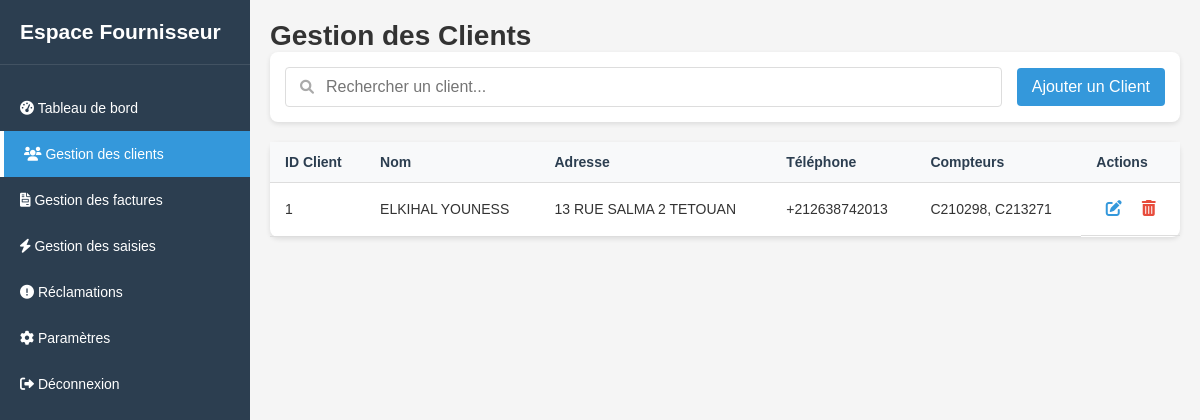
/ihm/admin/clients.php (signed in), run on the app's committed database.
### tables this page shows
CREATE TABLE `clients` (
  `client_id` int NOT NULL AUTO_INCREMENT,
  `user_id` int DEFAULT NULL,
  `full_name` varchar(255) NOT NULL,
  `address` text NOT NULL,
  `phone` varchar(20) DEFAULT NULL,
  `created_at` datetime DEFAULT CURRENT_TIMESTAMP,
  PRIMARY KEY (`client_id`),
  UNIQUE KEY `user_id` (`user_id`),
  CONSTRAINT `clients_ibfk_1` FOREIGN KEY (`user_id`) REFERENCES `users` (`user_id`)
);

### DB/connexion.php (called while the page is built)
<?php
class Database {
    private static $instance = null;
    private $pdo;
    private function __construct() {
        $host = '127.0.0.1';
        $dbName = 'gestion_factures';
        $user = 'root';
        $password = '';
        $dsn = "mysql:host={$host};dbname={$dbName};charset=utf8mb4";
        try {
            $this->pdo = new PDO($dsn, $user, $password, [
                PDO::ATTR_ERRMODE => PDO::ERRMODE_EXCEPTION,
                PDO::ATTR_DEFAULT_FETCH_MODE => PDO::FETCH_ASSOC
            ]);
        } catch (PDOException $e) {
            die("Erreur de connexion à la base de données : " . $e->getMessage());
        }
    }
    public static function getInstance(): Database {
        if (self::$instance === null) {
            self::$instance = new Database();
        }
        return self::$instance;
    }
    public function getConnection(): PDO {
        return $this->pdo;
    }
}

### DB/ClientDAO.php (called while the page is built, shortened)
<?php
require_once 'connexion.php';
class ClientDAO
{
    private $db;
    public function __construct()
    {
        $this->db = Database::getInstance()->getConnection();
    }
    public function getAllClients()
    {
        $stmt = $this->db->prepare("SELECT * FROM clients");
        $stmt->execute();
        return $stmt->fetchAll(PDO::FETCH_ASSOC);
    }
}

### DB/compteurDAO.php (called while the page is built, shortened)
<?php
require_once 'connexion.php';
require_once __DIR__ . '/../models/compteur.php';
class CompteurDAO {
    private $db;
    public function __construct() {
        $this->db = Database::getInstance()->getConnection();
    }
    public function getCompteursByClientId($client_id) {
        $stmt = $this->db->prepare("SELECT * FROM compteurs WHERE client_id = :client_id");
        $stmt->execute(['client_id' => $client_id]);
        $rows = $stmt->fetchAll();
        $compteurs = [];
        foreach ($rows as $row) {
            $compteurs[] = new Compteur($row['compteur_id'], $row['client_id'], $row['numero_serie']);
        }
        return $compteurs;
    }
}

### models/compteur.php (called while the page is built, shortened)
<?php
class Compteur {
    private $numero_serie;
    public function __construct($compteur_id, $client_id, $numero_serie) {
        $this->numero_serie = $numero_serie;
    }
    public function getNumeroSerie() {
        return $this->numero_serie;
    }
}

### ihm/admin/clients.php (the view, shortened to what this page needs)
<?php
require_once '../../DB/ClientDAO.php';
require_once '../../DB/compteurDAO.php';
$clientDAO = new ClientDAO();
$compteurDAO = new CompteurDAO();
$clients = $clientDAO->getAllClients() ?? [];
?>
<!DOCTYPE html>
<html lang="fr">
<head>
    <link rel="stylesheet" href="../../assets/css/main.css">
    <link rel="stylesheet" href="https://cdnjs.cloudflare.com/ajax/libs/font-awesome/6.0.0-beta3/css/all.min.css">
</head>
<body>
    <div class="app-container">
        <div class="sidebar">
            <div class="sidebar-header">
                <h2>Espace Fournisseur</h2>
            </div>
            <div class="sidebar-menu">
                <a href="dashboard.php">
                    <i class="fas fa-tachometer-alt"></i> Tableau de bord
                </a>
                <a href="clients.php" class="active">
                    <i class="fas fa-users"></i> Gestion des clients
                </a>
                <a href="factures.php">
                    <i class="fas fa-file-invoice"></i> Gestion des factures
                </a>
                <a href="consumption.php">
                    <i class="fas fa-bolt"></i> Gestion des saisies
                </a>
                <a href="claims-frs.php">
                    <i class="fas fa-exclamation-circle"></i> Réclamations
                </a>
                <a href="settings.php">
                    <i class="fas fa-cog"></i> Paramètres
                </a>
                <a href="../deconnexion.php" class="logout">
                    <i class="fas fa-sign-out-alt"></i> Déconnexion
                </a>
            </div>
        </div>
        <div class="main-content">
            <h1>Gestion des Clients</h1>
            <div class="filters">
                <div class="search-container">
                    <i class="fas fa-search"></i>
                    <input type="text" placeholder="Rechercher un client..." id="search-client">
                </div>
                <button class="btn btn-primary" data-modal="addClientModal">Ajouter un Client</button>
            </div>
            <table class="client-table">
                <thead>
                    <tr>
                        <th>ID Client</th>
                        <th>Nom</th>
                        <th>Adresse</th>
                        <th>Téléphone</th>
                        <th>Compteurs</th>
                        <th>Actions</th>
                    </tr>
                </thead>
                <tbody>
                                        <?php foreach ($clients as $client):
                        $compteurs = $compteurDAO->getCompteursByClientId($client['client_id']);
                        $numeroSeries = array_map(function ($compteur) {
                            return htmlspecialchars($compteur->getNumeroSerie());
                        }, $compteurs);
                        $compteurDisplay = !empty($numeroSeries) ? implode(', ', $numeroSeries) : 'Aucun';
                    ?>
                        <tr>
                            <td><?= htmlspecialchars($client['client_id']) ?></td>
                            <td><?= htmlspecialchars($client['full_name']) ?></td>
                            <td><?= htmlspecialchars($client['address']) ?></td>
                            <td><?= htmlspecialchars($client['phone']) ?></td>
                            <td><?= $compteurDisplay ?></td>
                            <td class="client-actions">
                                <a class="btn edit open-edit-modal"
                                   data-client-id="<?= htmlspecialchars($client['client_id']) ?>"
                                   data-full-name="<?= htmlspecialchars($client['full_name']) ?>"
                                   data-phone="<?= htmlspecialchars($client['phone']) ?>"
                                   data-address="<?= htmlspecialchars($client['address']) ?>"
                                   data-compteurs="<?= implode(', ', $numeroSeries) ?>">
                                   <i class="fas fa-edit"></i>
                                </a>
                                <a class="btn delete"
                                   href="../../traitement/ClientService.php?action=delete&client_id=<?= htmlspecialchars($client['client_id']) ?>"
                                   onclick="return confirm('Confirmez-vous la suppression de ce client ?');">
                                   <i class="fas fa-trash-alt"></i>
                                </a>
                            </td>
                        </tr>
                    <?php endforeach; ?>
                </tbody>
            </table>
        </div>
    </div>
</body>
</html>

### assets/css/main.css (style rules this page uses)
:root { --primary-color: #2c3e50; --secondary-color: #3498db; --accent-color: #e74c3c; --light-color: #ecf0f1; --dark-color: #34495e; --success-color: #2ecc71; --warning-color: #f39c12; --danger-color: #e74c3c; --text-color: #333; --border-color: #ddd; --shadow: 0 2px 5px rgba(0,0,0,0.1); }
* { box-sizing: border-box; margin: 0; padding: 0; }
body { font-family: Geneva, Verdana, sans-serif; background-color: #f5f5f5; color: var(--text-color); font-size: 14px; }
.btn { display: inline-block; padding: 10px 15px; border: none; border-radius: 4px; cursor: pointer; font-size: 16px; transition: background-color 0.3s, transform 0.1s; text-decoration: none; }
.btn-primary { background-color: var(--secondary-color); color: white; }
input[type="text"], input[type="email"], input[type="password"], input[type="number"], select, textarea { width: 100%; padding: 10px; border: 1px solid var(--border-color); border-radius: 4px; font-size: 16px; }
table { width: 100%; border-collapse: collapse; margin-bottom: 20px; }
th, td { padding: 12px; text-align: left; border-bottom: 1px solid var(--border-color); }
th { background-color: #f8f8f8; }
.app-container { display: flex; min-height: 100vh; }
.sidebar { width: 250px; background-color: var(--primary-color); color: white; padding-top: 20px; position: fixed; height: 100vh; left: 0; top: 0; }
.sidebar-header { padding: 0 20px 20px; border-bottom: 1px solid rgba(255,255,255,0.1); }
.sidebar-menu { margin-top: 20px; }
.sidebar-menu a { display: block; color: white; text-decoration: none; padding: 15px 20px; transition: background-color 0.3s; }
.sidebar-menu a.active { background-color: var(--secondary-color); border-left: 4px solid white; }
.main-content { flex: 1; margin-left: 250px; padding: 20px; }
.filters { display: flex; align-items: center; gap: 15px; margin-bottom: 20px; padding: 15px; background-color: white; border-radius: 8px; box-shadow: var(--shadow); }
.search-container { flex-grow: 1; position: relative; }
.search-container input { width: 100%; padding: 10px 10px 10px 40px; border: 1px solid var(--border-color); border-radius: 4px; }
.search-container i { position: absolute; left: 15px; top: 50%; transform: translateY(-50%); color: #aaa; }

### ihm/admin/clients.php (style rules this page uses)
.filters { display: flex; align-items: center; gap: 15px; margin-bottom: 20px; padding: 15px; background-color: white; border-radius: 8px; box-shadow: var(--shadow); }
.search-container { flex-grow: 1; position: relative; }
.search-container input { width: 100%; padding: 10px 10px 10px 40px; border: 1px solid var(--border-color); border-radius: 4px; }
.search-container i { position: absolute; left: 15px; top: 50%; transform: translateY(-50%); color: #aaa; }
.client-table { width: 100%; border-collapse: collapse; background-color: white; border-radius: 8px; box-shadow: var(--shadow); margin-bottom: 20px; }
.client-table th, .client-table td { padding: 12px 15px; text-align: left; }
.client-table th { background-color: #f8f9fa; color: var(--primary-color); font-weight: bold; }
.client-actions { display: flex; justify-content: center; gap: 10px; }
.client-actions a { cursor: pointer; color: var(--secondary-color); padding: 5px; border-radius: 4px; transition: all 0.2s; }
.client-actions .delete { color: var(--danger-color); }

### data on the page
clients: client_id "1", full_name "ELKIHAL YOUNESS", address "13 RUE SALMA 2 TETOUAN", phone "+212638742013", compteurDisplay "C210298, C213271"
